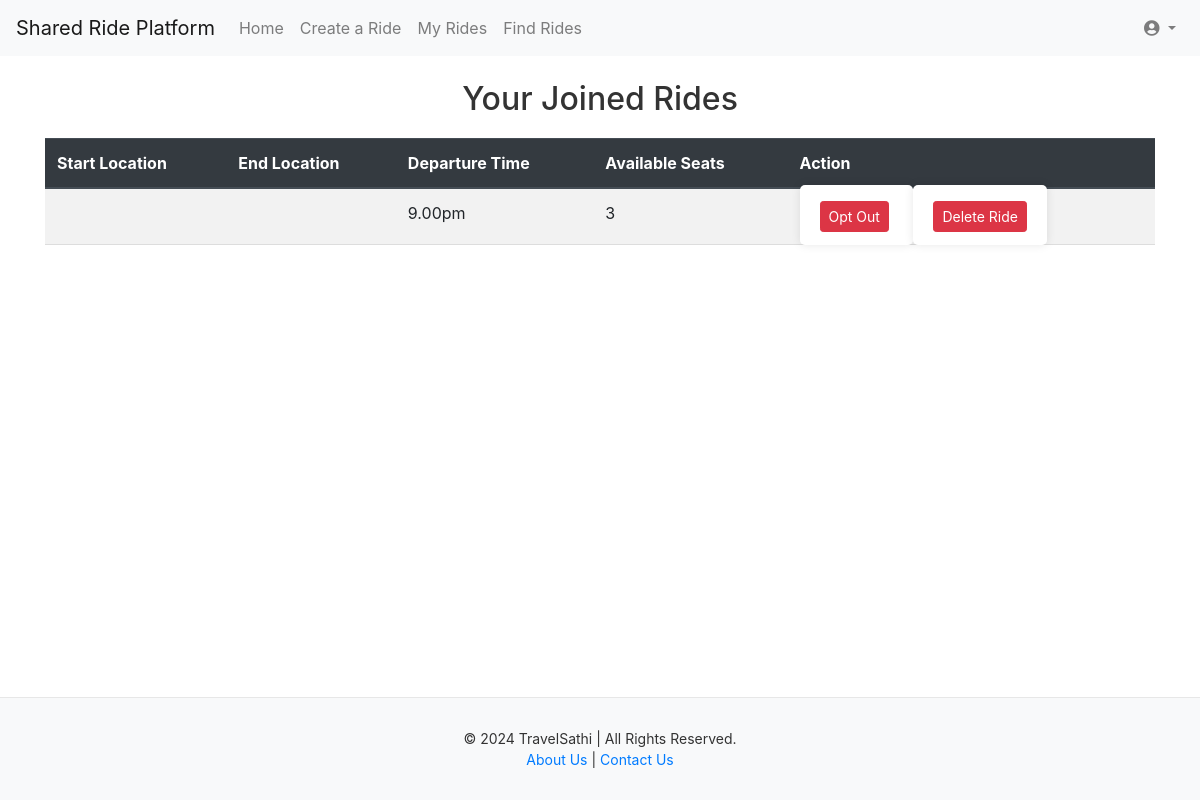
The page /joined_rides (signed in) on the database as committed earlier.
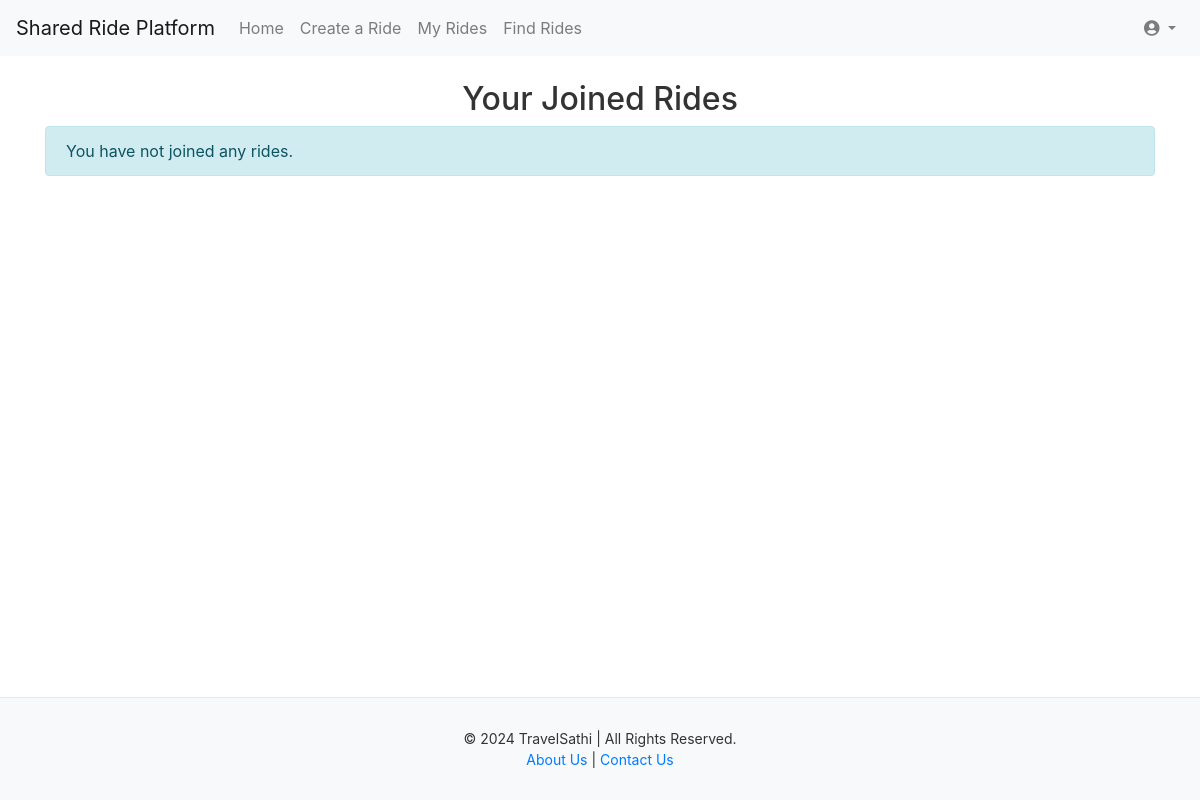
The same page on the database as committed later.
### models.py (models this page shows)
class Ride(db.Model):
    id = db.Column(db.Integer, primary_key=True)
    start_location = db.Column(db.String(255), nullable=False)
    end_location = db.Column(db.String(255), nullable=False)
    meetup_point = db.Column(db.String(255), nullable=False)
    departure_time = db.Column(db.String(20), nullable=False)
    available_seats = db.Column(db.Integer, nullable=False)
    cost_per_head = db.Column(db.Float, nullable=False)
    gender_preference = db.Column(db.String(10), nullable=False)  # 'male', 'female', 'co-ed'
    author_id = db.Column(db.Integer, db.ForeignKey('user.id'), nullable=False)  # Ensure 'user.id' matches the User model

### routes.py (the view)
@app.route('/joined_rides')
@login_required
def joined_rides():
    joined_rides = current_user.rides_joined
    created_rides = current_user.ride_posts
    if not joined_rides and not created_rides:
        return render_template('joined_rides.html', joined_rides=[], created_rides=[], show_buttons=True, location_labels=location_labels)
    return render_template('joined_rides.html', joined_rides=joined_rides, created_rides=created_rides, show_buttons=False, location_labels=location_labels)

### app.py (called while the page is built)
@app.before_request
def create_tables():
    from models import User, Ride  # Import here to avoid circular import
    db.create_all()  # Create tables when the app first runs

### routes.py (called while the page is built)
@login_manager.user_loader
def load_user(user_id):
    return User.query.get(int(user_id))

@app.context_processor
def inject_now():
    return {'current_year': datetime.utcnow().year}

### templates/joined_rides.html (shortened to what this page needs)
{% extends 'base.html' %}
{% block head %}
<link rel="stylesheet" href="https://maxcdn.bootstrapcdn.com/bootstrap/4.5.2/css/bootstrap.min.css">
{% endblock %}
{% block body %}
<div class="container mt-4">
    <h2>Your Joined Rides</h2>
    {% if joined_rides %}
        <table class="table table-striped">
            <thead class="thead-dark">
                <tr>
                    <th>Start Location</th>
                    <th>End Location</th>
                    <th>Departure Time</th>
                    <th>Available Seats</th>
                    <th>Action</th>
                </tr>
            </thead>
            <tbody>
                {% for ride in joined_rides %}
                <tr>
                    <td>{{ location_labels[ride.start_location] }}</td>
                    <td>{{ location_labels[ride.end_location] }}</td>
                    <td>{{ ride.departure_time }}</td>
                    <td>{{ ride.available_seats }}</td>
                    <td>
                        <form action="{{ url_for('opt_out', ride_id=ride.id) }}" method="POST" style="display:inline;">
                            <button type="submit" class="btn btn-danger btn-sm">Opt Out</button>
                        </form>
                        <form action="{{ url_for('delete_ride', ride_id=ride.id) }}" method="POST" style="display:inline;">
                            <button type="submit" class="btn btn-danger btn-sm">Delete Ride</button>
                        </form>
                    </td>
                </tr>
                {% endfor %}
            </tbody>
        </table>
    {% else %}
        <div class="alert alert-info">You have not joined any rides.</div>
    {% endif %}
</div>
{% endblock %}

Rows that differ between the two databases and show on the page:
removed Ride: departure_time "9.00pm", available_seats "3"
Other text that changed with them:
text no longer shown: "Start Location End Location Departure Time Available Seats Action"
text now shown: "You have not joined any rides."
